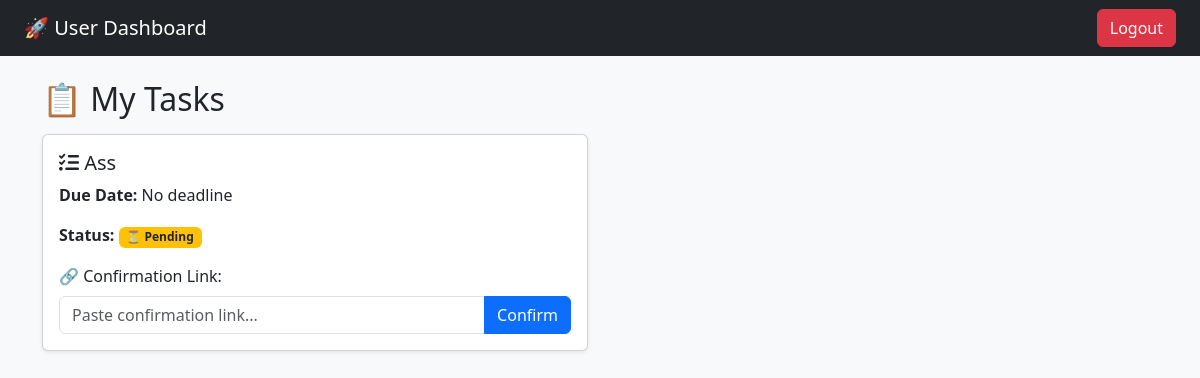
Page /user/dashboard (signed in) on the committed database.
### app/models/task.py (models this page shows, shortened)
class Task(db.Model):
    id = db.Column(db.Integer, primary_key=True)
    title = db.Column(db.String(200), nullable=False)
    description = db.Column(db.Text, nullable=True)
    due_date = db.Column(db.Date, nullable=True)
    priority = db.Column(db.String(10), nullable=True)
    user_id = db.Column(db.Integer, db.ForeignKey('user.id'), nullable=False)
    completed = db.Column(db.Boolean, default=False)
    file_url = db.Column(db.String(200), nullable=True)
    user = db.relationship('User', back_populates='tasks')

### app/routes/user_routes.py (the view)
@user_bp.route('/user/dashboard', methods=['GET'])
@login_required
def user_dashboard():
    tasks = current_user.tasks
    return render_template('user_dashboard.html', tasks=tasks)

### app/routes/user_routes.py (called while the page is built)
@login_manager.user_loader
def load_user(user_id):
    return User.query.get(int(user_id))

### app/templates/user_dashboard.html (shortened to what this page needs)
<!DOCTYPE html>
<html lang="en">
<head>
    <link href="https://cdn.jsdelivr.net/npm/bootstrap@5.3.0/dist/css/bootstrap.min.css" rel="stylesheet">
</head>
<body class="bg-light">
    <nav class="navbar navbar-dark bg-dark px-4">
        <a class="navbar-brand" href="#">🚀 User Dashboard</a>
        <a href="{{ url_for('user_bp.logout') }}" class="btn btn-danger">Logout</a>
    </nav>
    <div class="container mt-4">
        <h2 class="mb-3">📋 My Tasks</h2>
        {% if tasks %}
        <div class="row">
            {% for task in tasks %}
            <div class="col-md-6">
                <div class="card shadow-sm mb-3">
                    <div class="card-body">
                        <h5 class="card-title"><i class="fas fa-tasks"></i> {{ task.title }}</h5>
                        <p class="card-text"><strong>Due Date:</strong> {{ task.due_date if task.due_date else "No deadline" }}</p>
                        <p class="card-text">
                            <strong>Status:</strong>
                            {% if task.completed %}
                                <span class="badge bg-success">✅ Completed</span>
                            {% else %}
                                <span class="badge bg-warning text-dark">⏳ Pending</span>
                            {% endif %}
                        </p>
                        {% if not task.completed %}
                        <form action="{{ url_for('user_bp.confirm_task', task_id=task.id) }}" method="POST" class="mt-2">
                            <label for="confirmation_link" class="form-label">🔗 Confirmation Link:</label>
                            <div class="input-group">
                                <input type="url" name="confirmation_link" class="form-control" placeholder="Paste confirmation link..." required>
                                <button type="submit" class="btn btn-primary">Confirm</button>
                            </div>
                        </form>
                        {% else %}
                        <p class="text-success">
                            <i class="fas fa-check-circle"></i> Submitted:
                            <a href="{{ task.confirmation_link }}" target="_blank">{{ task.confirmation_link }}</a>
                        </p>
                        {% endif %}
                    </div>
                </div>
            </div>
            {% endfor %}
        </div>
        {% else %}
        <div class="alert alert-info">No tasks available.</div>
        {% endif %}
    </div>
</body>
</html>

### rows in the picture
Task: title "Ass", due_date "No deadline", completed "⏳ Pending"
